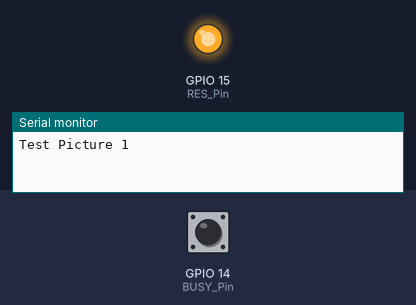
The sketch below on a simulated ESP32-C6. On the bench: output pins drawn as LEDs (lit = HIGH), the last lines printed to the serial monitor. Dashed ring = blinking. The test bench sets the inputs (shaded band); at power-on: GPIO 14 (BUSY_Pin) LOW. Pins used as bus, display or sensor lines are not drawn.

Above: at 1.2 s.
1.3 s: GPIO 14 (BUSY_Pin) pulsed HIGH 2 times (0.12 s each, 0.3 s apart)
At 4.4 s:
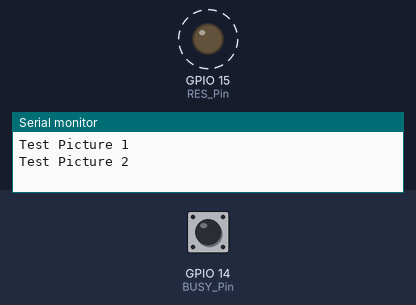
4.9 s: GPIO 14 (BUSY_Pin) pulsed HIGH 5 times (0.12 s each, 0.3 s apart)
At 8.9 s:
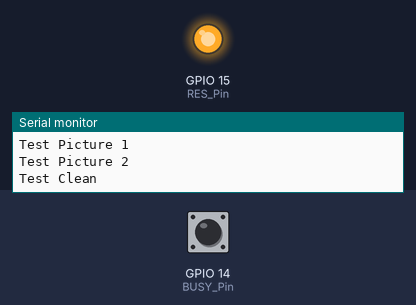
Timing chart, 0 to 10.4 s (numbered marks = the images above; inputs shaded):
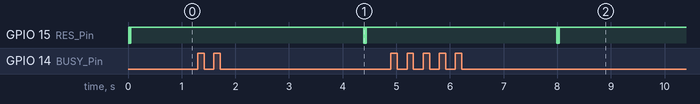

Measured:
- after the input at 1.3 s, GPIO 15 (RES_Pin): alternates HIGH for 0.01 s and LOW for 0.01 s, 6 changes in all, then stays HIGH, starting after 3.1 s
- after the input at 4.9 s, GPIO 15 (RES_Pin): alternates HIGH for 0.01 s and LOW for 0.01 s, 6 changes in all, then stays HIGH, starting after 3.1 s
- by itself, GPIO 15 (RES_Pin): alternates HIGH for 0.01 s and LOW for 0.01 s, 5 changes in all, then stays HIGH

The sketch:

GDEW0154I9FC.ino
```cpp
#include <SPI.h>
#include"Ap_29demo.h"

// // ESP32-C6
// #define A14 3 //BUSY
// #define A15 2 //RES
// #define A16 11 //DC
// #define A17 10 //CS

// static const uint8_t SS    = 18;
// static const uint8_t MOSI  = 19;
// static const uint8_t MISO  = 20;
// static const uint8_t SCK   = 21;

// Plantpal
// #define A14 14 //BUSY
// #define A15 15 //RES
// #define A16 18 //DC
// #define A17 19 //CS

// static const uint8_t SS    = 18;
// static const uint8_t MOSI  = 21;
// static const uint8_t MISO  = 19;
// static const uint8_t SCK   = 20;

//IO settings
int BUSY_Pin = 14;
int RES_Pin = 15;
int DC_Pin = 18;
int CS_Pin = 19;

#define EPD_W21_CS_0 digitalWrite(CS_Pin,LOW)
#define EPD_W21_CS_1 digitalWrite(CS_Pin,HIGH)
#define EPD_W21_DC_0  digitalWrite(DC_Pin,LOW)
#define EPD_W21_DC_1  digitalWrite(DC_Pin,HIGH)
#define EPD_W21_RST_0 digitalWrite(RES_Pin,LOW)
#define EPD_W21_RST_1 digitalWrite(RES_Pin,HIGH)
#define isEPD_W21_BUSY digitalRead(BUSY_Pin)
////////FUNCTION//////
void SPI_Write(unsigned char value);
void EPD_W21_WriteDATA(unsigned char command);
void EPD_W21_WriteCMD(unsigned char command);
//EPD
void EPD_W21_Init(void);
void EPD_init(void);
void EPD_sleep(void);
void EPD_refresh(void);
void lcd_chkstatus(void);
void PIC_display_Clean(void);
void PIC_display(const unsigned char* picData);

SPIClass * fspi = NULL;
void setup() {
   Serial.begin(115200);
   pinMode(BUSY_Pin, INPUT);
   pinMode(RES_Pin, OUTPUT);
   pinMode(DC_Pin, OUTPUT);
   pinMode(CS_Pin, OUTPUT);
   //SPI
  //  SPI.beginTransaction(SPISettings(10000000, MSBFIRST, SPI_MODE0));
  //  SPI.begin ();

   fspi = new SPIClass(FSPI);
   fspi->beginTransaction(SPISettings(10000000, MSBFIRST, SPI_MODE0));
   fspi->begin(20, 16, 21, 17); //SCLK, MISO, MOSI, SS
}
//Tips//
/*When the electronic paper is refreshed in full screen, the picture flicker is a normal phenomenon, and the main function is to clear the display afterimage in the previous picture.
  When the local refresh is performed, the screen does not flash.*/
/*When you need to transplant the driver, you only need to change the corresponding IO. The BUSY pin is the input mode and the others are the output mode. */

void loop() {
  while(1)
  {

    Serial.println("Test Picture 1");
    EPD_init(); //EPD init
    PIC_display(gImage_1);//EPD_picture1
    EPD_sleep();//EPD_sleep,Sleep instruction is necessary, please do not delete!!!
    delay(2000); //2s

    Serial.println("Test Picture 2");
    //PICTURE2
    EPD_init(); //EPD init
    PIC_display(gImage_2);//EPD_picture1
    EPD_sleep();//EPD_sleep,Sleep instruction is necessary, please do not delete!!!
     delay(2000); //2s

    Serial.println("Test Clean");
    //PICTURE Clean
     EPD_init(); //EPD init
    PIC_display_Clean();
    EPD_sleep();//EPD_sleep,Sleep instruction is necessary, please do not delete!!!
    while(1);

  }


}

//////////////////////SPI///////////////////////////////////

void SPI_Write(unsigned char value)
{
    fspi->transfer(value);

}

void EPD_W21_WriteCMD(unsigned char command)
{
  EPD_W21_CS_0;
  EPD_W21_DC_0;   // command write
  SPI_Write(command);
  EPD_W21_CS_1;
}
void EPD_W21_WriteDATA(unsigned char command)
{
  EPD_W21_CS_0;
  EPD_W21_DC_1;   // command write
  SPI_Write(command);
  EPD_W21_CS_1;
}


/////////////////EPD settings Functions/////////////////////
void EPD_W21_Init(void)
{
  unsigned char i;
  for(i=0;i<3;i++) //Reset, three times to prevent the secondary electricity cannot be started
  {
    EPD_W21_RST_0;    // Module reset
    delay(10);//At least 10ms delay
    EPD_W21_RST_1;
    delay(10);//At least 10ms delay
  }
}
void EPD_init(void)
{
    EPD_W21_Init(); //Electronic paper IC reset

    EPD_W21_WriteCMD(0x04);
    lcd_chkstatus();//waiting for the electronic paper IC to release the idle signal

    EPD_W21_WriteCMD(0x00);     //panel setting
    EPD_W21_WriteDATA(0x1f);    //LUT from OTP£¬KW-BF   KWR-AF  BWROTP 0f BWOTP 1f

    EPD_W21_WriteCMD(0x61);     //resolution setting
    EPD_W21_WriteDATA (0x98);   //152
    EPD_W21_WriteDATA (0x00);   //152
    EPD_W21_WriteDATA (0x98);

    EPD_W21_WriteCMD(0X50);     //VCOM AND DATA INTERVAL SETTING
    EPD_W21_WriteDATA(0x97);    //WBmode:VBDF 17|D7 VBDW 97 VBDB 57   WBRmode:VBDF F7 VBDW 77 VBDB 37  VBDR B7
}
void EPD_refresh(void)
{
    EPD_W21_WriteCMD(0x12);     //DISPLAY REFRESH
    delay(10);          //!!!The delay here is necessary, 200uS at least!!!
    lcd_chkstatus();
}
void EPD_sleep(void)
{
    EPD_W21_WriteCMD(0X02);   //power off
    lcd_chkstatus();          //waiting for the electronic paper IC to release the idle signal
    //Part2 Increase the time delay
    delay(1000);      //Power off time delay, this is  necessary!!!
    EPD_W21_WriteCMD(0X07);   //deep sleep
    EPD_W21_WriteDATA(0xA5);
}

void PIC_display(const unsigned char* picData)
{
    unsigned int i;
    EPD_W21_WriteCMD(0x10);        //Transfer old data
    for(i=0;i<2888;i++)
    EPD_W21_WriteDATA(0xff);

    EPD_W21_WriteCMD(0x13);        //Transfer new data
    for(i=0;i<2888;i++)
     EPD_W21_WriteDATA(pgm_read_byte(&picData[i]));

       //Refresh
    EPD_W21_WriteCMD(0x12);   //DISPLAY REFRESH
    delay(10);    //!!!The delay here is necessary, 200uS at least!!!
    lcd_chkstatus();          //waiting for the electronic paper IC to release the idle signal

}

void PIC_display_Clean(void)
{
    unsigned int i;
    EPD_W21_WriteCMD(0x10);        //Transfer old data
    for(i=0;i<2888;i++)
  {
    EPD_W21_WriteDATA(0xff);
  }

    EPD_W21_WriteCMD(0x13);        //Transfer new data
    for(i=0;i<2888;i++)
  {
    EPD_W21_WriteDATA(0xff);
  }
     //Refresh
    EPD_W21_WriteCMD(0x12);   //DISPLAY REFRESH
    delay(10);    //!!!The delay here is necessary, 200uS at least!!!
    lcd_chkstatus();          //waiting for the electronic paper IC to release the idle signal

}
void lcd_chkstatus(void)
{
  while(1)
  {   //=0 BUSY
     if(isEPD_W21_BUSY==1) break;
  }
}
```

Source omitted: Ap_29demo.h (data table, 29478 bytes)
